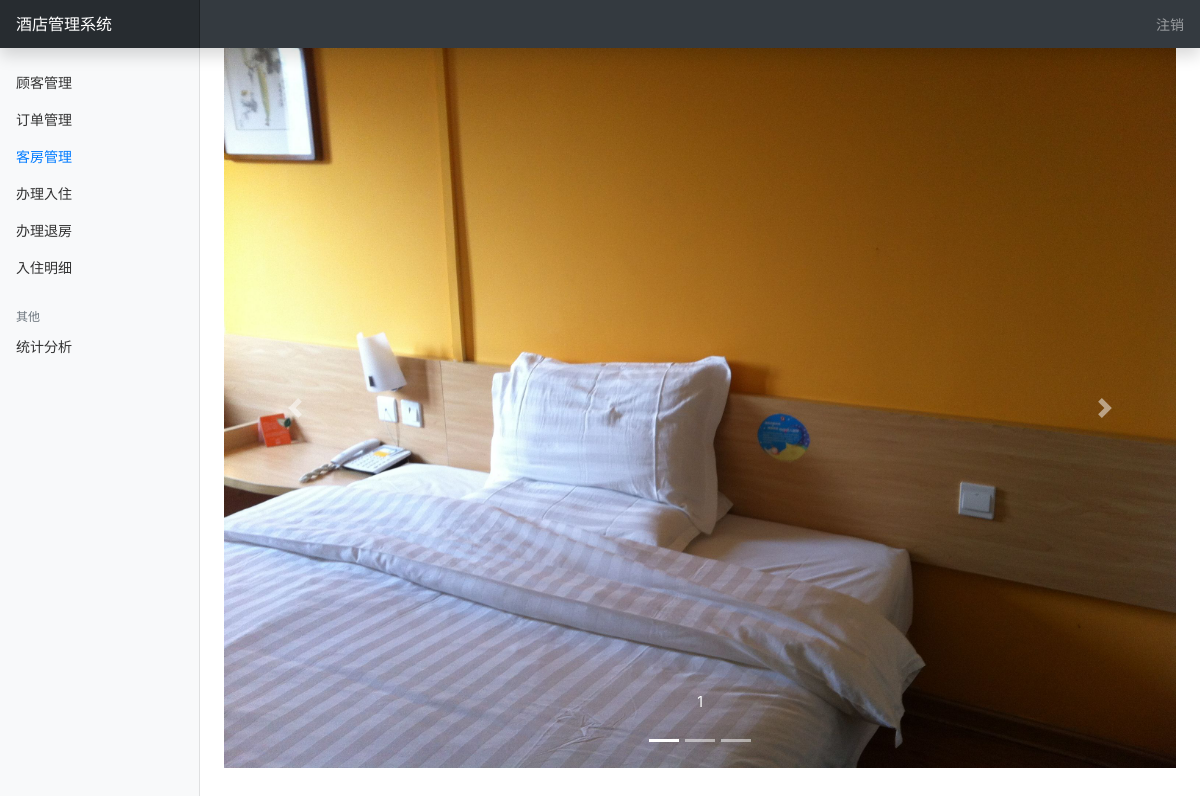
Screenshot of /rooms/list_room_details/3 (signed in) with the database file from the repository.
### rooms/models.py (models this page shows)
class RoomDetails(models.Model):
    id = models.AutoField(primary_key=True)  # 自增id主键
    room_id = models.ForeignKey(Rooms, on_delete=models.DO_NOTHING)  # 房间id关联
    room_pic = models.FileField(upload_to=user_directory_path, verbose_name="图片", null=True)  # 房间内部图片
    describe = models.CharField(max_length=1024)  # 描述
    class Meta:
        db_table = 'room_details'

### rooms/views.py (the view)
# urls.py: path('list_room_details/<room_id>', views.list_room_details, name='list_room_details'),
@login_required
def list_room_details(request, room_id):
    room_details = RoomDetails.objects.filter(room_id=room_id)
    is_blank = False
    if len(room_details) == 0:
        is_blank = True
        return redirect("create_room_detail", room_id)
    return render(request, "rooms/room_details.html",
                  {"room_details": room_details, "is_blank": is_blank, "user": request.user.username})

### templates/rooms/room_details.html (shortened to what this page needs)
{% extends "dashboard.html" %}
{% block room_manager %}
    <a class="nav-link active" href="{% url 'list_rooms' %}">
        客房管理 <span class="sr-only">(current)</span>
    </a>
{% endblock %}
{% block content %}
    <main role="main" class="col-md-9 ml-sm-auto col-lg-10 ml-sm-auto col-lg-10 px-md-4">
        <div id="carouselExampleCaptions" class="carousel slide" data-ride="carousel">
            <ol class="carousel-indicators">
                <li data-target="#carouselExampleCaptions" data-slide-to="0" class="active"></li>
                {% for detail in room_details|slice:"1:" %}
                    <li data-target="#carouselExampleCaptions" data-slide-to="{{ forloop.counter | add:1 }}"></li>
                {% endfor %}
            </ol>
            <div class="carousel-inner">
                <div class="carousel-item active">
                    <img src="/media/{{ room_details.0.room_pic }}" class="d-block w-100" alt="..." height="720px">
                    <div class="carousel-caption d-none d-md-block">
                        <p>{{ room_details.0.describe }}</p>
                    </div>
                </div>
            </div>
            <button class="carousel-control-prev" type="button" data-target="#carouselExampleCaptions"
                    data-slide="prev">
                <span class="carousel-control-prev-icon" aria-hidden="true"></span>
            </button>
            <button class="carousel-control-next" type="button" data-target="#carouselExampleCaptions"
                    data-slide="next">
                <span class="carousel-control-next-icon" aria-hidden="true"></span>
            </button>
        </div>
    </main>
{% endblock %}

### rows the page displays
RoomDetails: room_pic (picture), describe "1"
